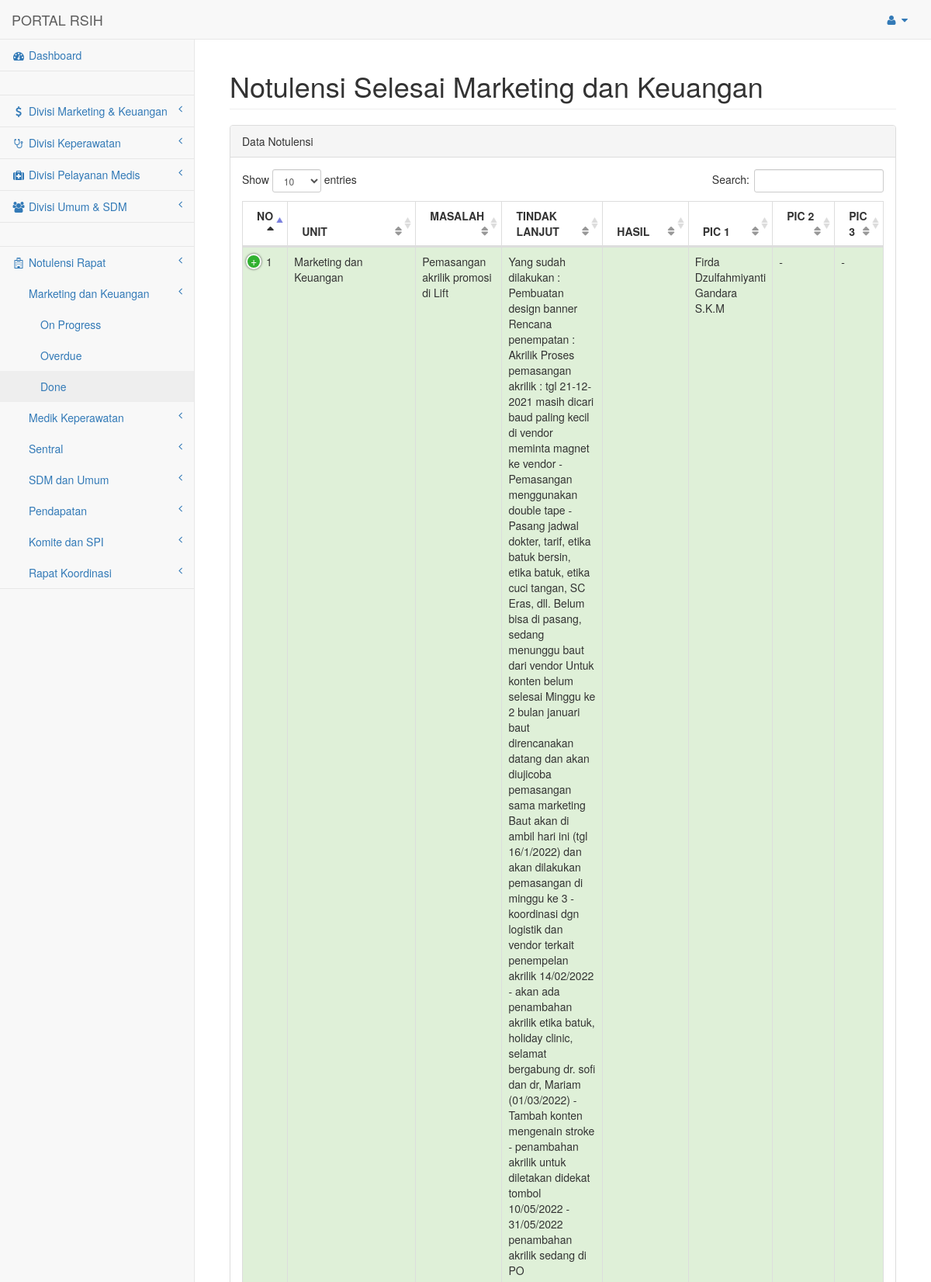
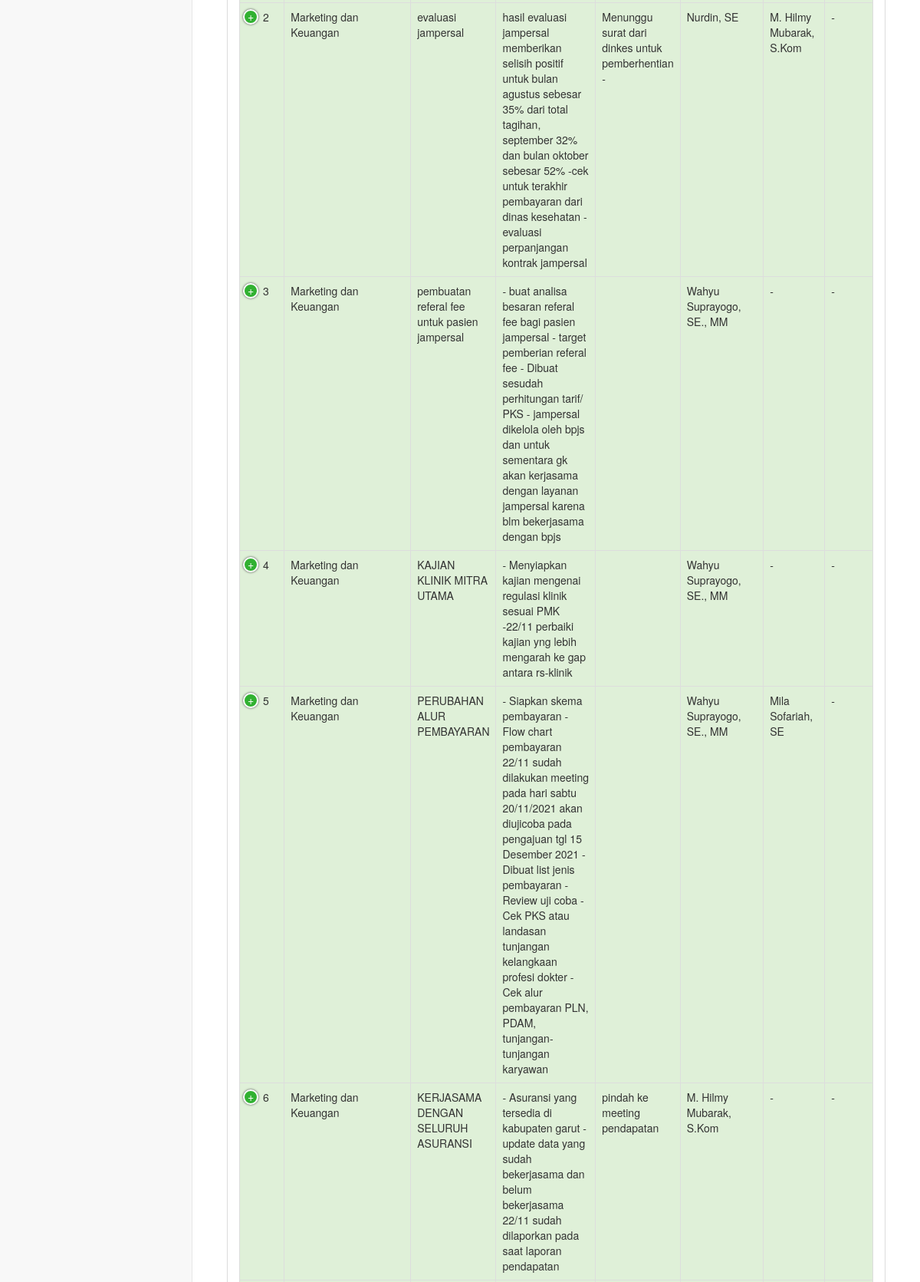
The app's page /pages/notulensi/done.php?unit=Marketing dan Keuangan (upper part) with its own data (2 pictures, top to bottom).
### tables this page shows
CREATE TABLE `mst_divisi` (
  `id` int(11) NOT NULL,
  `nama` varchar(50) NOT NULL,
  `tgl_input` datetime NOT NULL DEFAULT current_timestamp()
);

CREATE TABLE `notulensi` (
  `id` int(11) NOT NULL,
  `unit` varchar(50) NOT NULL,
  `masalah` text DEFAULT NULL,
  `tindaklanjut` text DEFAULT NULL,
  `pic1` varchar(160) NOT NULL,
  `pic2` varchar(160) DEFAULT NULL,
  `pic3` varchar(160) DEFAULT NULL,
  `deadline` date NOT NULL,
  `deadline_baru` date DEFAULT NULL,
  `tgl_selesai` date DEFAULT NULL,
  `hasil` varchar(2000) DEFAULT NULL,
  `status` tinyint(1) NOT NULL,
  `tgl_input` datetime NOT NULL DEFAULT current_timestamp(),
  `tgl_update` datetime DEFAULT NULL ON UPDATE current_timestamp()
);

### config.php (called while the page is built, shortened)
<?php
	$app_name = 'PORTAL RSIH';
?>

### pages/notulensi/done.php (the view, shortened to what this page needs)
<?php
    $unit            =$_GET['unit'];
?>
<!DOCTYPE html>
<html lang="en">
    <head>
        <link href="../../assets/vendor/bootstrap/css/bootstrap.min.css" rel="stylesheet">
        <link href="../../assets/vendor/metisMenu/metisMenu.min.css" rel="stylesheet">
        <link href="../../assets/dist/css/sb-admin-2.css" rel="stylesheet">
        <link href="../../assets/vendor/font-awesome/css/font-awesome.min.css" rel="stylesheet" type="text/css">
        <link href="../../assets/vendor/datatables-plugins/dataTables.bootstrap.css" rel="stylesheet">
        <link href="../../assets/vendor/datatables-responsive/dataTables.responsive.css" rel="stylesheet">
    </head>
    <body>
        <div id="wrapper">
            <nav class="navbar navbar-default navbar-static-top" role="navigation" style="margin-bottom: 0">
                <?php
                    include('../component/header.php');
                ?>
                <?php
                    include('../component/topmenu.php');
                ?>
                <?php
                    include('../component/sidemenu.php');
                ?>
            </nav>
            <div id="page-wrapper">
                <div class="container-fluid">
                    <div class="row">
                        <div class="col-lg-12">
                            <h1 class="page-header"><?php echo($_SESSION['menu'].' '.$unit); ?>
                        </div>
                        <div class="col-lg-12">
                            <div class="panel panel-default">
                                <div class="panel-heading">
                                    Data Notulensi
                                </div>
                                <div class="panel-body">
                                    <table width="100%" class="table table-bordered table-hover" id="dataTables-notulensi">
                                        <thead>
                                            <tr>
                                                <th>NO</th>
                                                <th>UNIT</th>
                                                <th>MASALAH</th>
                                                <th>TINDAK LANJUT</th>
                                                <th>HASIL</th>
                                                <th>PIC 1</th>
                                                <th>PIC 2</th>
                                                <th>PIC 3</th>
                                            </tr>
                                        </thead>
                                        <tbody>
                                            <?php
                                                $query="SELECT * FROM notulensi WHERE unit='$unit' AND status=2 ORDER BY tgl_input ASC";
                                                if (mysqli_query($connect,$query)) {
                                                    $result=mysqli_query($connect,$query);
                                                } else die ("Error menjalankan query". mysql_error());
                                                if (mysqli_num_rows($result) > 0) {
                                                    $no='1';
                                                    while($row = mysqli_fetch_array($result)) {
                                                        if($row['status']==='0'){
                                                            echo "<tr>";
                                                        }else if($row['status']==='1'){
                                                            echo "<tr class='warning'>";
                                                        }else if($row['status']==='2'){
                                                            echo "<tr class='success'>";
                                                        }
                                                        echo "	<td>".$no."</td>";
                                                        echo "	<td width='20%'>".$row["unit"]."</td>";
                                                        echo "	<td>".$row["masalah"]."</td>";
                                                        echo "	<td>".$row["tindaklanjut"]."</td>";
                                                        echo "	<td>".$row["hasil"]."</td>";
                                                        echo "	<td>".$row["pic1"]."</td>";
                                                        echo "	<td>".$row["pic2"]."</td>";
                                                        echo "	<td>".$row["pic3"]."</td>";
                                                        echo "</tr>";
                                                        $no++;
                                                    }
                                                }
                                            ?>
                                		</tbody>
                                    </table>
                                </div>
                            </div>
                        </div>
                    </div>
                </div>
            </div>
        </div>
    </body>
</html>

### pages/component/header.php (shortened to what this page needs)
<div class="navbar-header">
    <a class="navbar-brand" href="../"><?php
        include('../../config.php');
        echo($app_name);
    ?></a>
</div>

### pages/component/topmenu.php (shortened to what this page needs)
<ul class="nav navbar-top-links navbar-right">
  <li class="dropdown">
    <a class="dropdown-toggle" data-toggle="dropdown" href="#">
        <i class="fa fa-user fa-fw"></i> <?php echo($_SESSION['nama']);?> <i class="fa fa-caret-down"></i>
    </a>
  </li>
</ul>

### pages/component/sidemenu.php (shortened to what this page needs)
<div class="navbar-default sidebar" role="navigation">
  <div class="sidebar-nav navbar-collapse">
    <ul class="nav" id="side-menu">
      <li>
          <a href="../dashboard/"><i class="fa fa-dashboard fa-fw"></i> Dashboard</a>
      </li>
      <li class="sidebar-search">
      </li>
      <li>
        <a href="#"><i class="fa fa-dollar fa-fw"></i> Divisi Marketing & Keuangan <span class="fa arrow"></span></a>
          <?php
            $query = "SELECT * FROM mst_unit WHERE manajer = 0";
            if (mysqli_query($connect,$query)) {
              $result=mysqli_query($connect,$query);
            } else die ("Error menjalankan query". mysqli_error());
              ?>
      </li>
      <li>
        <a href="#"><i class="fa fa-stethoscope fa-fw"></i> Divisi Keperawatan <span class="fa arrow"></span></a>
          <?php
            include('../../config.php');
            $query = "SELECT * FROM mst_unit WHERE manajer = 1";
            if (mysqli_query($connect,$query)) {
              $result=mysqli_query($connect,$query);
            } else die ("Error menjalankan query". mysqli_error());
              ?>
      </li>
      <li>
        <a href="#"><i class="fa fa-medkit fa-fw"></i> Divisi Pelayanan Medis <span class="fa arrow"></span></a>
          <?php
            include('../../config.php');
            $query = "SELECT * FROM mst_unit WHERE manajer = 2";
            if (mysqli_query($connect,$query)) {
              $result=mysqli_query($connect,$query);
            } else die ("Error menjalankan query". mysqli_error());
              ?>
      </li>
      <li>
        <a href="#"><i class="fa fa-users fa-fw"></i> Divisi Umum & SDM <span class="fa arrow"></span></a>
          <?php
            include('../../config.php');
            $query = "SELECT * FROM mst_unit WHERE manajer = 3";
            if (mysqli_query($connect,$query)) {
              $result=mysqli_query($connect,$query);
            } else die ("Error menjalankan query". mysqli_error());
              ?>
      </li>
      <li class="sidebar-search">
      </li>
      <li>
        <a href="#"><i class="fa fa-hospital-o fa-fw"></i> Notulensi Rapat <span class="fa arrow"></span></a>
        <ul class="nav nav-second-level">
          <?php
            include('../../config.php');
            $query = "SELECT * FROM mst_divisi";
            if (mysqli_query($connect,$query)) {
              $result=mysqli_query($connect,$query);
            } else die ("Error menjalankan query". mysqli_error());
            while($row = mysqli_fetch_array($result)) {
              ?>
                <li>
                  <a href="#"><?php echo($row['nama']); ?> <span class="fa arrow"></span></a>
                  <ul class="nav nav-third-level">
                      <li>
                          <a href="../notulensi/onprogress.php?unit=<?php echo($row['nama']); ?>">On Progress</a>
                      </li>
                      <li>
                          <a href="../notulensi/overdue.php?unit=<?php echo($row['nama']); ?>">Overdue</a>
                      </li>
                      <li>
                          <a href="../notulensi/done.php?unit=<?php echo($row['nama']); ?>">Done</a>
                      </li>
                  </ul>
                </li>
              <?php
            }
          ?>
        </ul>
      </li>
    </ul>
  </div>
</div>

### records on screen
mst_divisi: nama "Marketing dan Keuangan"
mst_divisi: nama "Medik Keperawatan"
mst_divisi: nama "Sentral"
mst_divisi: nama "SDM dan Umum"
mst_divisi: nama "Pendapatan"
mst_divisi: nama "Komite dan SPI"
mst_divisi: nama "Rapat Koordinasi"
notulensi: unit "Marketing dan Keuangan", masalah "Pemasangan akrilik promosi di Lift", tindaklanjut "Yang sudah dilakukan : Pembuatan design banner Rencana penempatan : Akrilik Proses pemasangan akrilik : tgl 21-12-2021 masih dicari baud paling kecil di vendor meminta magnet ke vendor - Pemasangan menggunakan double tape - Pasang jadwal dokter, tarif, etika batuk bersin, etika batuk, etika cuci tangan, SC Eras, dll. Belum bisa di pasang, sedang menunggu baut dari vendor Untuk konten belum selesai Minggu ke 2 bulan januari baut direncanakan datang dan akan diujicoba pemasangan sama marketing Baut akan di ambil hari ini (tgl 16/1/2022) dan akan dilakukan pemasangan di minggu ke 3 - koordinasi dgn logistik dan vendor terkait penempelan akrilik 14/02/2022 - akan ada penambahan akrilik etika…", pic1 "Firda Dzulfahmiyanti Gandara S.K.M", pic2 "-", pic3 "-"
notulensi: unit "Marketing dan Keuangan", masalah "evaluasi jampersal", tindaklanjut "hasil evaluasi jampersal memberikan selisih positif untuk bulan agustus sebesar 35% dari total tagihan, september 32% dan bulan oktober sebesar 52% -cek untuk terakhir pembayaran dari dinas kesehatan -evaluasi perpanjangan kontrak jampersal", hasil "Menunggu surat dari dinkes untuk pemberhentian -", pic1 "Nurdin, SE", pic2 "M. Hilmy Mubarak, S.Kom", pic3 "-"
notulensi: unit "Marketing dan Keuangan", masalah "pembuatan referal fee untuk pasien jampersal", tindaklanjut "- buat analisa besaran referal fee bagi pasien jampersal - target pemberian referal fee - Dibuat sesudah perhitungan tarif/ PKS - jampersal dikelola oleh bpjs dan untuk sementara gk akan kerjasama dengan layanan jampersal karena blm bekerjasama dengan bpjs", pic1 "Wahyu Suprayogo, SE., MM", pic2 "-", pic3 "-"
notulensi: unit "Marketing dan Keuangan", masalah "KAJIAN KLINIK MITRA UTAMA", tindaklanjut "- Menyiapkan kajian mengenai regulasi klinik sesuai PMK -22/11 perbaiki kajian yng lebih mengarah ke gap antara rs-klinik", pic1 "Wahyu Suprayogo, SE., MM", pic2 "-", pic3 "-"
notulensi: unit "Marketing dan Keuangan", masalah "PERUBAHAN ALUR PEMBAYARAN", tindaklanjut "- Siapkan skema pembayaran - Flow chart pembayaran 22/11 sudah dilakukan meeting pada hari sabtu 20/11/2021 akan diujicoba pada pengajuan tgl 15 Desember 2021 - Dibuat list jenis pembayaran - Review uji coba - Cek PKS atau landasan tunjangan kelangkaan profesi dokter - Cek alur pembayaran PLN, PDAM, tunjangan-tunjangan karyawan", pic1 "Wahyu Suprayogo, SE., MM", pic2 "Mila Sofariah, SE", pic3 "-"
notulensi: unit "Marketing dan Keuangan", masalah "KERJASAMA DENGAN SELURUH ASURANSI", tindaklanjut "- Asuransi yang tersedia di kabupaten garut -update data yang sudah bekerjasama dan belum bekerjasama 22/11 sudah dilaporkan pada saat laporan pendapatan", hasil "pindah ke meeting pendapatan", pic1 "M. Hilmy Mubarak, S.Kom", pic2 "-", pic3 "-"

### other values on screen
$app_name "PORTAL RSIH"
$_SESSION['menu'] "Notulensi Selesai"
$unit "Marketing dan Keuangan"
